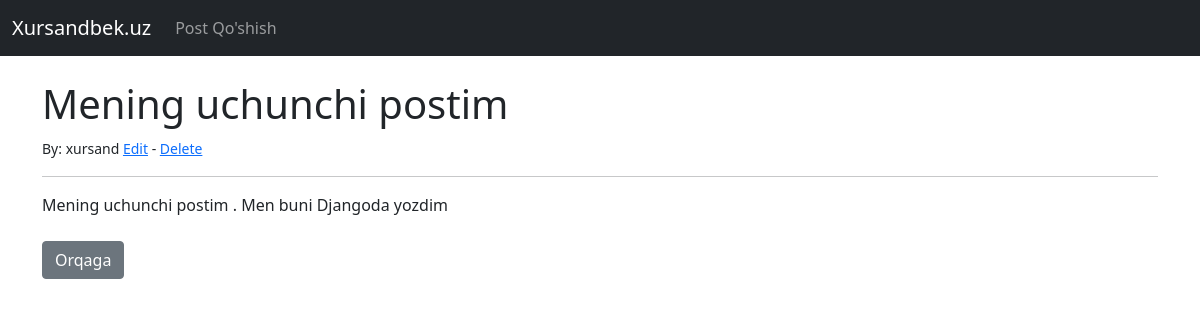
Page /article/3 on the committed database.
### theblog/models.py (models this page shows, shortened)
class Post(models.Model):
	title = models.CharField(max_length=50)
	title_tag = models.CharField(max_length=50)
	author = models.ForeignKey(User, on_delete=models.CASCADE)
	body = models.TextField()

### theblog/views.py (the view)
# urls.py: path('article/<int:pk>', ArticleDetailView.as_view(), name='article-detail'),
class ArticleDetailView(DetailView):
	model = Post
	template_name = 'article-detail.html'

### theblog/templates/article-detail.html (shortened to what this page needs)
{% extends 'base.html' %}
{% block content %}
<h1>{{post.title}}</h1>
<small>By: {{post.author}} <a href="{% url 'update_post' post.pk %}">Edit</a> -
			<a href="{% url 'delete_post' post.pk %}">Delete</a></small><br>
<hr>
{{post.body}}
<br>
<br>
<a href="{% url 'home' %}" class="btn btn-secondary">Orqaga</a>
{% endblock %}

### rows in the picture
Post: title "Mening uchunchi postim", author "xursand", body "Mening uchunchi postim . Men buni Djangoda yozdim"
